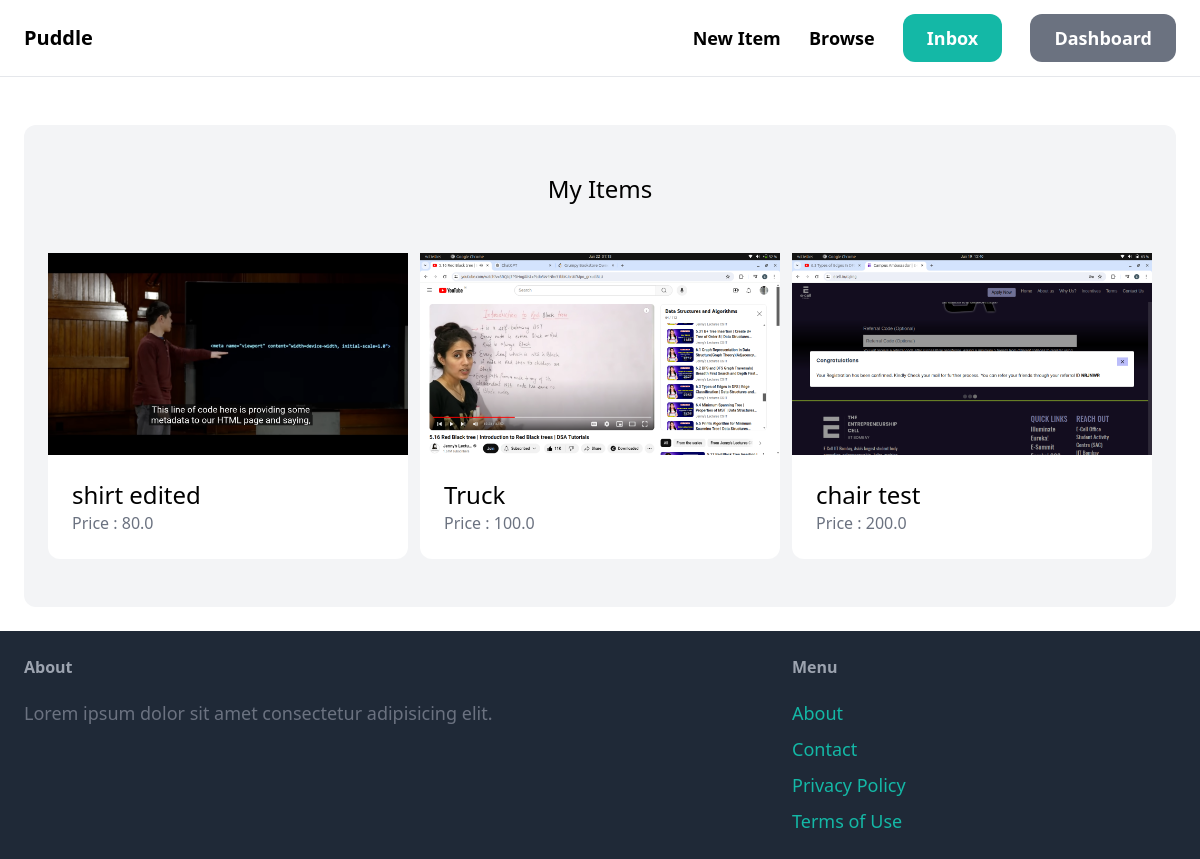
The page /dashboard/ (signed in) on the database its author committed.
### item/models.py (models this page shows, shortened)
class Item(models.Model):
    category=models.ForeignKey(Category,related_name='items',on_delete=models.CASCADE)
    name=models.CharField(max_length=255)
    description=models.TextField(blank=True,null=True)
    price=models.FloatField()
    image=models.ImageField(upload_to='item_images',blank=True,null=True)
    is_sold=models.BooleanField(default=False)
    created_by=models.ForeignKey(User,related_name='items',on_delete=models.CASCADE)
    created_at=models.DateTimeField(auto_now_add=True)

### dashboard/views.py (the view)
# urls.py: path('',views.index,name='index'),
@login_required
def index(request):
    items=Item.objects.filter(created_by=request.user)
    return render(request,'dashboard/index.html',{
        'items':items
    })

### dashboard/templates/dashboard/index.html (shortened to what this page needs)
{% extends 'core/base.html' %}
{% block content %}
    <div class="mt-6 px-6 py-12 bg-gray-100 rounded-xl">
        <h2 class="mb-12 text-2xl text-center"> My Items</h2>
        <div class="grid grid-cols-3 gap-3">
            {% for item in items %}
            <div>
                <a href="{% url 'item:detail' item.id%}">
                    <div>
                        <img src="{{item.image.url}}" class="'rounded-t-xl">
                    </div>
                    <div class="p-6 bg-white rounded-b-xl">
                         <h2 class="text-2xl">{{item.name}}</h2>
                         <p class="text-gray-500">Price : {{item.price}}</p>
                    </div>
                </a>
            </div>
            {% endfor %}
        </div>
    </div>
{% endblock %}

### rows shown on the page
Item: image (picture), name "shirt edited", price "80.0"
Item: image (picture), name "Truck", price "100.0"
Item: image (picture), name "chair test", price "200.0"
